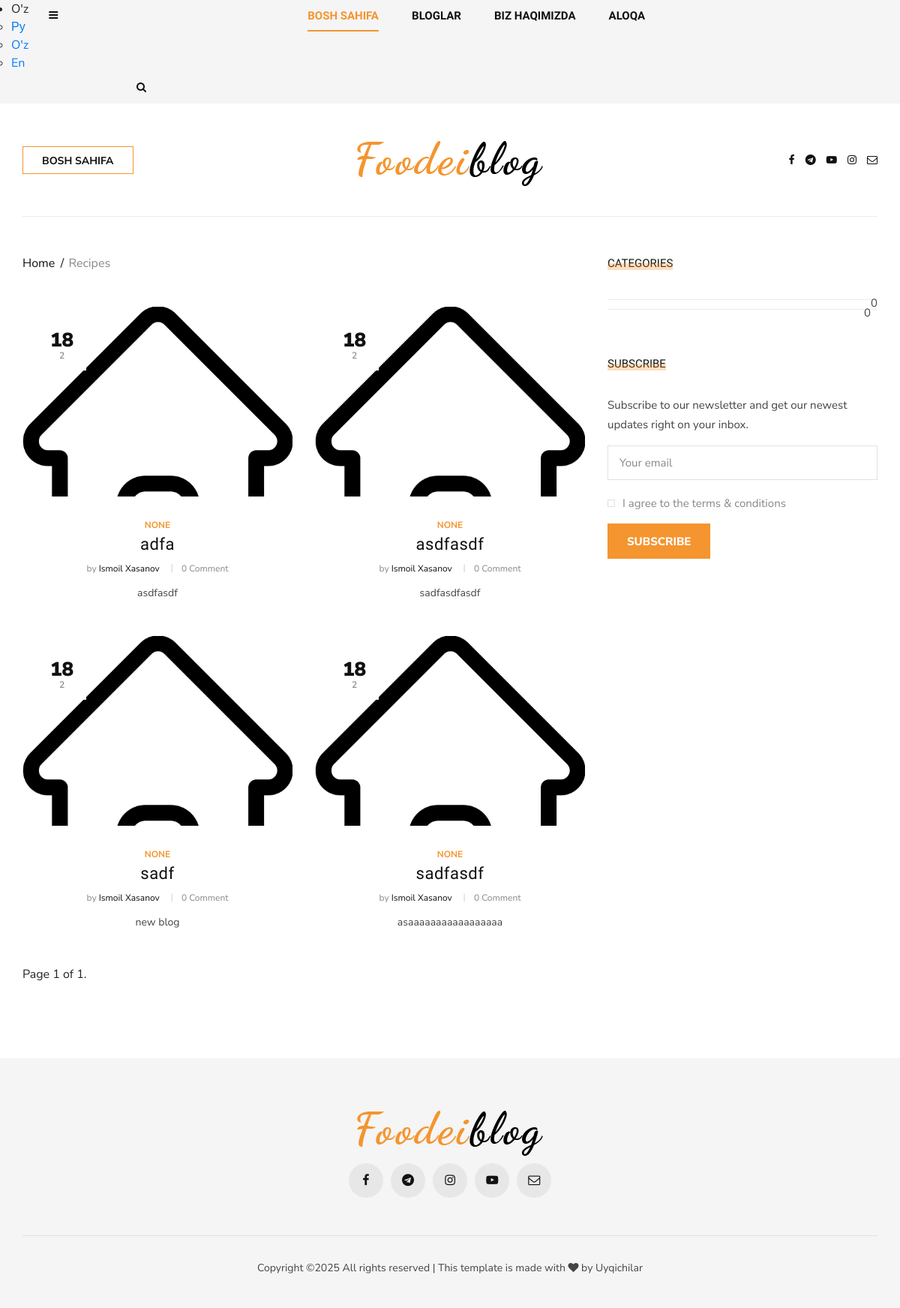
Page /uz/blogs/ on the committed database.
### blogging/models.py (models this page shows, shortened)
class Blog(models.Model):
    class StatusEnum(models.TextChoices):
        PUBLISHED = 'published'
        DRAFT = 'draft'
        BLOCKED = 'blocked'
    author = models.ForeignKey('user.Profile',on_delete=models.CASCADE,null=True,related_name="blogs")
    title = models.CharField(max_length=200)
    category = models.ForeignKey(Category,on_delete=models.CASCADE,blank=True, null=True)
    image = models.ImageField(upload_to="blog_images/")
    likes = models.ManyToManyField("user.Profile",related_name='like_set')
    dislike = models.ManyToManyField("user.Profile",related_name='dislike_set')
    view = models.IntegerField(default=0)
    status = models.CharField(max_length=10,choices=StatusEnum.choices,default=StatusEnum.DRAFT)
    created_time = models.DateTimeField(auto_now_add=True)
    update_time = models.DateTimeField(auto_now=True)
    description = models.TextField()
    objects = BlogManager()
    class Meta:
        ordering = ['-update_time']
        verbose_name = "Yangi blog"
        verbose_name_plural = "Yangi bloglar"
    @property
    def imageURL(self):
        if self.image:
            return self.image.url
        else:
            return ''

class Category(TranslatableModel):
    translations = TranslatedFields(
        name = models.CharField(verbose_name=_("name"),max_length=200,blank=True,null=True)
    )
    image = models.ImageField(verbose_name=_("image"),upload_to="Category_images/",blank=True, null=True)
    objects = CategoryManager()
    class Meta:
        verbose_name = _("Category")
        verbose_name_plural = _("Category")

### user/models.py (models this page shows, shortened)
class Profile(models.Model):
    class StatusEnum(models.TextChoices):
        ACTIVE = 'active'
        BLOCKED = 'blocked'
    user = models.OneToOneField(User,on_delete=models.CASCADE)
    age = models.IntegerField(blank=True,null=True)
    bio = models.TextField(blank=True,null=True)
    image = models.ImageField(upload_to='profil_images/',blank=True,null=True)
    phone = models.CharField(max_length=20,blank=True,null=True)
    status = models.CharField(max_length=7,choices=StatusEnum.choices,default=StatusEnum.ACTIVE,blank=True)
    subscribers = models.ManyToManyField('Profile',blank=True,related_name='subscriber')
    block_users = models.ManyToManyField('Profile',blank=True,related_name='block_user')
    def __str__(self):
        return f"{self.user.get_full_name()}"

### blogging/views.py (the view)
# urls.py: path("blogs/",blogs,name="blogs-filter"),
def blogs(request,category=None):
    blogs = Blog.objects.annotate(comment_count = Count('comment'))
    categories = Category.objects.annotate(blog_count = Count('blog'))
    if category:
        category = Category.objects.get(id = category)
        blogs = blogs.filter(category = category)
    title = request.GET.get('title',None)
    if title:
        blogs = blogs.filter(title__icontains = title)
    paginator = Paginator(blogs,per_page=10)
    page = request.GET.get('page',1)
    paginated_blogs = paginator.get_page(page)
    context = {
        "blogs":paginated_blogs,
        "category":category,
        'categories':categories,
    }
    return render(request,'new/blogs.html',context)

### blogging/context_processor.py (called while the page is built)
def common_data(request):
    latest_blogs = Blog.objects.filter(status = Blog.StatusEnum.PUBLISHED).order_by("-update_time")[:5]
    footer = FooterImages.objects.all()
    contact = Contact.objects.last()
    context = {
        "latest_blogs":latest_blogs,
        "footer":footer,
        "contact":contact,
    }
    return context

### blogging/templatetags/custom_tags.py (called while the page is built)
@register.simple_tag
def get_url_tag(request, lang):
    if lang:
        active_language = get_language()
        return request.path.replace(active_language, lang, 1)
    return request.path

@register.simple_tag
def get_title(language):
    for code, title in settings.LANGUAGES:
        if code == language:
            return title
    return None

### templates/new/blogs.html (shortened to what this page needs)
{% extends 'new/base.html' %}
{% load static %}
{% block content %}
    <section class="categories categories-grid spad">
        <div class="categories__post">
            <div class="container">
                <div class="categories__grid__post">
                    <div class="row">
                        <div class="col-lg-8 col-md-8">
                            <div class="breadcrumb__text">
                                <div class="breadcrumb__option">
                                    <a href="#">Home</a>
                                    <span>Recipes</span>
                                </div>
                            </div>
                            <div class="row">
                                {% for blog in blogs %}
                                    <div class="col-lg-6 col-md-6 col-sm-6">
                                        <div class="categories__post__item">
                                            <div class="categories__post__item__pic small__item set-bg"
                                                data-setbg="{{ blog.imageURL }}">
                                                <div class="post__meta">
                                                    <h4>{{ blog.update_time.day }}</h4>
                                                    <span>{{ blog.update_time.month }}</span>
                                                </div>
                                            </div>
                                            <div class="categories__post__item__text">
                                                <span class="post__label">{{ blog.category }}</span>
                                                <h3><a href="{% url 'blog_details' blog.id %}">{{ blog.title }}</a></h3>
                                                <ul class="post__widget">
                                                    <li>by <span>{{ blog.author }}</span></li>
                                                    <li>{{ blog.comment_count }} Comment</li>
                                                </ul>
                                                <p>{{ blog.description|truncatewords:20 }}</p>
                                            </div>
                                        </div>
                                    </div>
                                {% endfor %}
                                <div class="col-lg-12 text-center">
                                    <div class="pagination">
                                        <span class="step-links">
                                            <span class="current">
                                                Page {{ blogs.number }} of {{ blogs.paginator.num_pages }}.
                                            </span>
                                        </span>
                                    </div>
                                </div>
                            </div>
                        </div>
                        <div class="col-lg-4 col-md-4">
                            <div class="sidebar__item">
                                <div class="sidebar__item__categories">
                                    <div class="sidebar__item__title">
                                        <h6>Categories</h6>
                                    </div>
                                    <ul>
                                        {% for category in categories %}
                                            <li><a href="{% url 'blogs' category.id %}">{{ category.name }} <span>{{ category.blog_count }}</span></a></li>
                                        {% endfor %}
                                    </ul>
                                </div>
                                <div class="sidebar__subscribe__item">
                                    <div class="sidebar__item__title">
                                        <h6>Subscribe</h6>
                                    </div>
                                    <p>Subscribe to our newsletter and get our newest updates right on your inbox.</p>
                                    <form action="{% url 'subscribe' %}" method="post">
                                        <input type="text" name="email" class="email-input" placeholder="Your email">
                                        <label for="s-agree-check">
                                            I agree to the terms & conditions
                                            <span class="checkmark"></span>
                                        </label>
                                        <button type="submit" class="site-btn">Subscribe</button>
                                    </form>
                                </div>
                            </div>
                        </div>
                    </div>
                </div>
            </div>
        </div>
    </section>
{% endblock %}

### templates/new/base.html (shortened to what this page needs)
<!DOCTYPE html>
{% load static i18n %}
{% load custom_tags %}
{% get_current_language as LANGUAGES_CODE %}
{% get_available_languages as languages %}
<html lang="zxx">
<head>
    <link rel="stylesheet" href="{% static 'css/bootstrap.min.css' %}" type="text/css">
    <link rel="stylesheet" href="{% static 'css/font-awesome.min.css' %}" type="text/css">
    <link rel="stylesheet" href="{% static 'css/elegant-icons.css' %}" type="text/css">
    <link rel="stylesheet" href="{% static 'css/owl.carousel.min.css' %}" type="text/css">
    <link rel="stylesheet" href="{% static 'css/slicknav.min.css' %}" type="text/css">
    <link rel="stylesheet" href="{% static 'css/style.css' %}" type="text/css">
</head>
<body>
    <header class="header">
        <div class="header__top">
            <div class="container">
                <div class="row">
                    <div class="col-lg-2 col-md-1 col-6 order-md-1 order-1">
                        <div class="header__humberger">
                            <i class="fa fa-bars humberger__open"></i>
                        </div>
                    </div>
                    <div class="col-lg-8 col-md-10 order-md-2 order-3">
                        <nav class="header__menu">
                            <ul>
                                <li class="active"><a href="{% url 'home' %}">{% trans "Home" %}</a></li>
                                <li><a href="{% url 'blogs-filter' %}">{% trans "Blogs" %}</a>
                                </li>
                                <li><a href="{% url 'about' %}">{% trans "About" %}</a></li>
                                <li><a href="{% url 'contact_us' %}">{% trans "Contact" %}</a></li>
                            </ul>
                        </nav>
                    </div>
                    <div>
                        <div class="top_bar_content ml-auto">
                            <div class="top_bar_menu">
                                <ul class="standard_dropdown top_bar_dropdown">
                                    <li>
                                        <a>{% get_title LANGUAGES_CODE %}<i class="fas fa-chevron-down"></i></a>
                                        <ul>
                                            {% for language , title in languages %}
                                                {% get_url_tag request=request lang=language as url %}
                                                <li id="en" onclick="changeSelect('En')"><a href="{{ url }}">{{ title }}</a></li>
                                            {% endfor %}
                                        </ul>
                                    </li>
                                </ul>
                            </div>
                        </div>
                    </div>
                    <div class="col-lg-2 col-md-1 col-6 order-md-3 order-2">
                        <div class="header__search">
                            <i class="fa fa-search search-switch"></i>
                        </div>
                    </div>
                </div>
            </div>
        </div>
        <div class="container">
            <div class="row">
                <div class="col-lg-3 col-md-3">
                    <div class="header__btn">
                        <a href="{% url 'home' %}" class="primary-btn">{% trans "Home" %}</a>
                    </div>
                </div>
                <div class="col-lg-6 col-md-6">
                    <div class="header__logo">
                        <a href="{% url 'home' %}"><img src="img/logo.png" alt=""></a>
                    </div>
                </div>
                <div class="col-lg-3 col-md-3">
                    <div class="header__social">
                        <a href="{{ contact.facebook }}"><i class="fa fa-facebook"></i></a>
                        <a href="{{ contact.telegram }}"><i class="fa fa-telegram"></i></a>
                        <a href="{{ contact.youtube }}"><i class="fa fa-youtube-play"></i></a>
                        <a href="{{ contact.instagram }}"><i class="fa fa-instagram"></i></a>
                        <a href="{{ contact.email }}"><i class="fa fa-envelope-o"></i></a>
                    </div>
                </div>
            </div>
        </div>
    </header>
    {% block content %}
    {% endblock %}
    <footer class="footer">
        <div class="container">
            <div class="row">
                <div class="col-lg-12">
                    <div class="footer__text">
                        <div class="footer__logo">
                            <a href="#"><img src="img/logo.png" alt=""></a>
                        </div>
                        <div class="footer__social">
                            <a href="{{ contact.facebook }}"><i class="fa fa-facebook"></i></a>
                            <a href="{{ contact.telegram }}"><i class="fa fa-telegram"></i></a>
                            <a href="{{ contact.youtube }}"><i class="fa fa-instagram"></i></a>
                            <a href="{{ contact.instagram }}"><i class="fa fa-youtube-play"></i></a>
                            <a href="{{ contact.email }}"><i class="fa fa-envelope-o"></i></a>
                        </div>
                    </div>
                    <div class="footer__copyright">
                        <p>
  Copyright &copy;<script>document.write(new Date().getFullYear());</script> All rights reserved | This template is made with <i class="fa fa-heart" aria-hidden="true"></i> by Uyqichilar
  </p>
                    </div>
                </div>
            </div>
        </div>
    </footer>
</body>
</html>

### rows in the picture
Blog: update_time.day "18", update_time.month "2", category "NONE", title "adfa", author "Ismoil Xasanov", comment_count "0", description "asdfasdf"
Blog: update_time.day "18", update_time.month "2", category "NONE", title "asdfasdf", author "Ismoil Xasanov", comment_count "0", description "sadfasdfasdf"
Blog: update_time.day "18", update_time.month "2", category "NONE", title "sadf", author "Ismoil Xasanov", comment_count "0", description "new blog"
Blog: update_time.day "18", update_time.month "2", category "NONE", title "sadfasdf", author "Ismoil Xasanov", comment_count "0", description "asaaaaaaaaaaaaaaaaa"
Category: blog_count "0"
Category: blog_count "0"

### other values in the picture
{{ title }} "Ру" "O'z" "En"
{{ blogs.number }} "1"
{{ blogs.paginator.num_pages }} "1"
